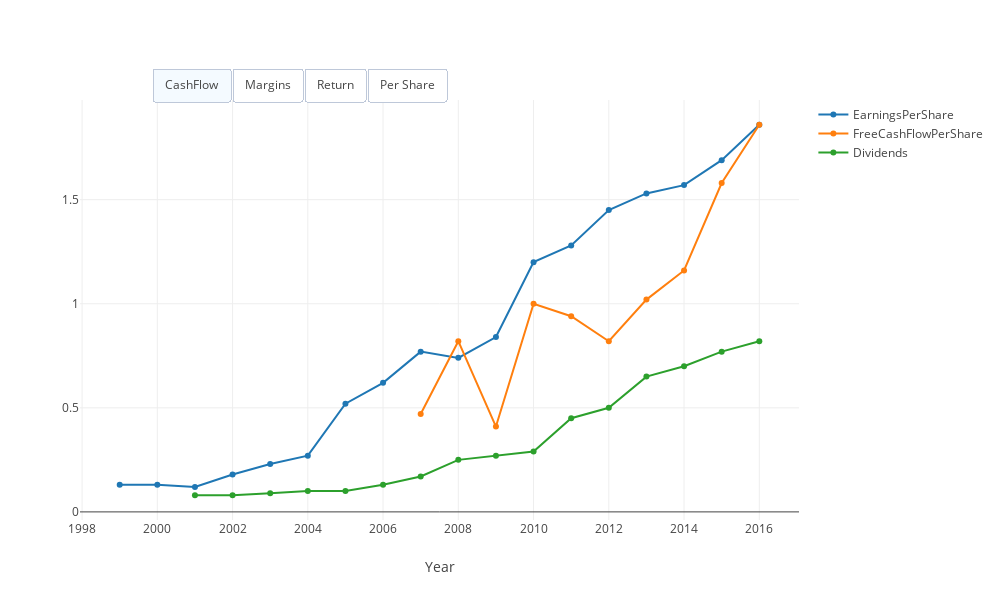

Source (notebook cell):
### Code cell
plot_key_quantities(s)

### Figure 1 — Plotly figure (JSON) as saved in the notebook; plotly's stock layout.template omitted (floating-point values rounded to 4 significant figures)
{"data": [{"name": "EarningsPerShare", "type": "scatter", "x": [2016, 2015, 2014, 2013, 2012, 2011, 2010, 2009, 2008, 2007, 2006, 2005, 2004, 2003, 2002, 2001, 2000, 1999], "y": [1.86, 1.69, 1.57, 1.53, 1.45, 1.28, 1.2, 0.84, 0.74, 0.77, 0.62, 0.52, 0.27, 0.23, 0.18, 0.12, 0.13, 0.13]}, {"name": "FreeCashFlowPerShare", "type": "scatter", "x": [2016, 2015, 2014, 2013, 2012, 2011, 2010, 2009, 2008, 2007, 2006, 2005, 2004, 2003, 2002, 2001, 2000, 1999], "y": [1.86, 1.58, 1.16, 1.02, 0.82, 0.94, 1, 0.41, 0.82, 0.47, null, null, null, null, null, null, null, null]}, {"name": "Dividends", "type": "scatter", "x": [2016, 2015, 2014, 2013, 2012, 2011, 2010, 2009, 2008, 2007, 2006, 2005, 2004, 2003, 2002, 2001, 2000, 1999], "y": [0.82, 0.77, 0.7, 0.65, 0.5, 0.45, 0.29, 0.27, 0.25, 0.17, 0.13, 0.1, 0.1, 0.09, 0.08, 0.08, null, null]}, {"name": "NetIncome", "type": "scatter", "visible": false, "x": [2016, 2015, 2014, 2013, 2012, 2011, 2010, 2009, 2008, 2007, 2006, 2005, 2004, 2003, 2002, 2001, 2000, 1999], "y": [259, 236, 220, 218, 206, 182, 170, 120, 109, 119, 96, 74.2, 40.1, 30.9, null, null, null, null]}, {"name": "OperatingCashFlow", "type": "scatter", "visible": false, "x": [2016, 2015, 2014, 2013, 2012, 2011, 2010, 2009, 2008, 2007, 2006, 2005, 2004, 2003, 2002, 2001, 2000, 1999], "y": [300, 280, 255, 215, 203, 90, 133, 206, 60, 152, 91, null, null, null, null, null, null, null]}, {"name": "OperatingIncome", "type": "scatter", "visible": false, "x": [2016, 2015, 2014, 2013, 2012, 2011, 2010, 2009, 2008, 2007, 2006, 2005, 2004, 2003, 2002, 2001, 2000, 1999], "y": [371, 342, 310, 310, 291, 260, 241, 174, 175, 194, 158, null, null, null, null, null, null, null]}, {"name": "FreeCashFlow", "type": "scatter", "visible": false, "x": [2016, 2015, 2014, 2013, 2012, 2011, 2010, 2009, 2008, 2007, 2006, 2005, 2004, 2003, 2002, 2001, 2000, 1999], "y": [300, 231, 202, 142, 131, 90, 133, 206, 60, 127, 72, null, null, null, null, null, null, null]}, {"name": "EBTMargin", "type": "scatter", "visible": false, "x": [2016, 2015, 2014, 2013, 2012, 2011, 2010, 2009, 2008, 2007, 2006, 2005, 2004, 2003, 2002, 2001, 2000, 1999], "y": [16.28, 16.26, 16.62, 16.96, 16, 15.73, 16.82, 14.68, 11.68, 13.67, 11.29, null, null, null, null, null, null, null]}, {"name": "NetMargin", "type": "scatter", "visible": false, "x": [2016, 2015, 2014, 2013, 2012, 2011, 2010, 2009, 2008, 2007, 2006, 2005, 2004, 2003, 2002, 2001, 2000, 1999], "y": [11.42, 11.34, 11.76, 11.91, 11.36, 10.93, 11.7, 10.25, 7.85, 8.76, 7.3, null, null, null, null, null, null, null]}, {"name": "GrossMargin", "type": "scatter", "visible": false, "x": [2016, 2015, 2014, 2013, 2012, 2011, 2010, 2009, 2008, 2007, 2006, 2005, 2004, 2003, 2002, 2001, 2000, 1999], "y": [37.5, 38, 37.2, 37.7, 36.6, 36.6, 38.9, 38.8, 35, 37.3, 35.3, null, null, null, null, null, null, null]}, {"name": "ReturnonEquity", "type": "scatter", "visible": false, "x": [2016, 2015, 2014, 2013, 2012, 2011, 2010, 2009, 2008, 2007, 2006, 2005, 2004, 2003, 2002, 2001, 2000, 1999], "y": [22.79, 23.77, 24.84, 26.72, 28.76, 30.37, 36.48, 34.25, 33.7, 37.53, 36.21, 38.1, 26.7, 26.7, null, null, null, null]}, {"name": "ReturnonInvestedCapital", "type": "scatter", "visible": false, "x": [2016, 2015, 2014, 2013, 2012, 2011, 2010, 2009, 2008, 2007, 2006, 2005, 2004, 2003, 2002, 2001, 2000, 1999], "y": [22.48, 23.63, 24.51, 26.45, 28.27, 29.65, 33.91, 27.68, 28.76, 36.08, 29.47, null, null, null, null, null, null, null]}, {"name": "ReturnonAssets", "type": "scatter", "visible": false, "x": [2016, 2015, 2014, 2013, 2012, 2011, 2010, 2009, 2008, 2007, 2006, 2005, 2004, 2003, 2002, 2001, 2000, 1999], "y": [16.36, 17.05, 18.01, 19.21, 19.69, 19.37, 20.82, 16.67, 15.42, 17.14, 14.08, null, null, null, null, null, null, null]}], "layout": {"autosize": true, "height": 600, "updatemenus": [{"buttons": [{"args": [{"visible": [false, false, false, true, true, true, true, false, false, false, false, false, false]}], "label": "CashFlow", "method": "update"}, {"args": [{"visible": [false, false, false, false, false, false, false, true, true, true, false, false, false]}, "type", "scatter"], "label": "Margins", "method": "update"}, {"args": [{"visible": [false, false, false, false, false, false, false, false, false, false, true, true, true]}, "type", "scatter"], "label": "Return", "method": "update"}, {"args": [{"visible": [true, true, true, false, false, false, false, false, false, false, false, false, false]}, "type", "scatter"], "label": "Per Share", "method": "update"}], "direction": "left", "pad": {"r": 10, "t": 10}, "showactive": true, "type": "buttons", "x": 0.1, "xanchor": "left", "y": 1.1, "yanchor": "top"}], "width": 1000, "xaxis": {"title": "Year"}}}
